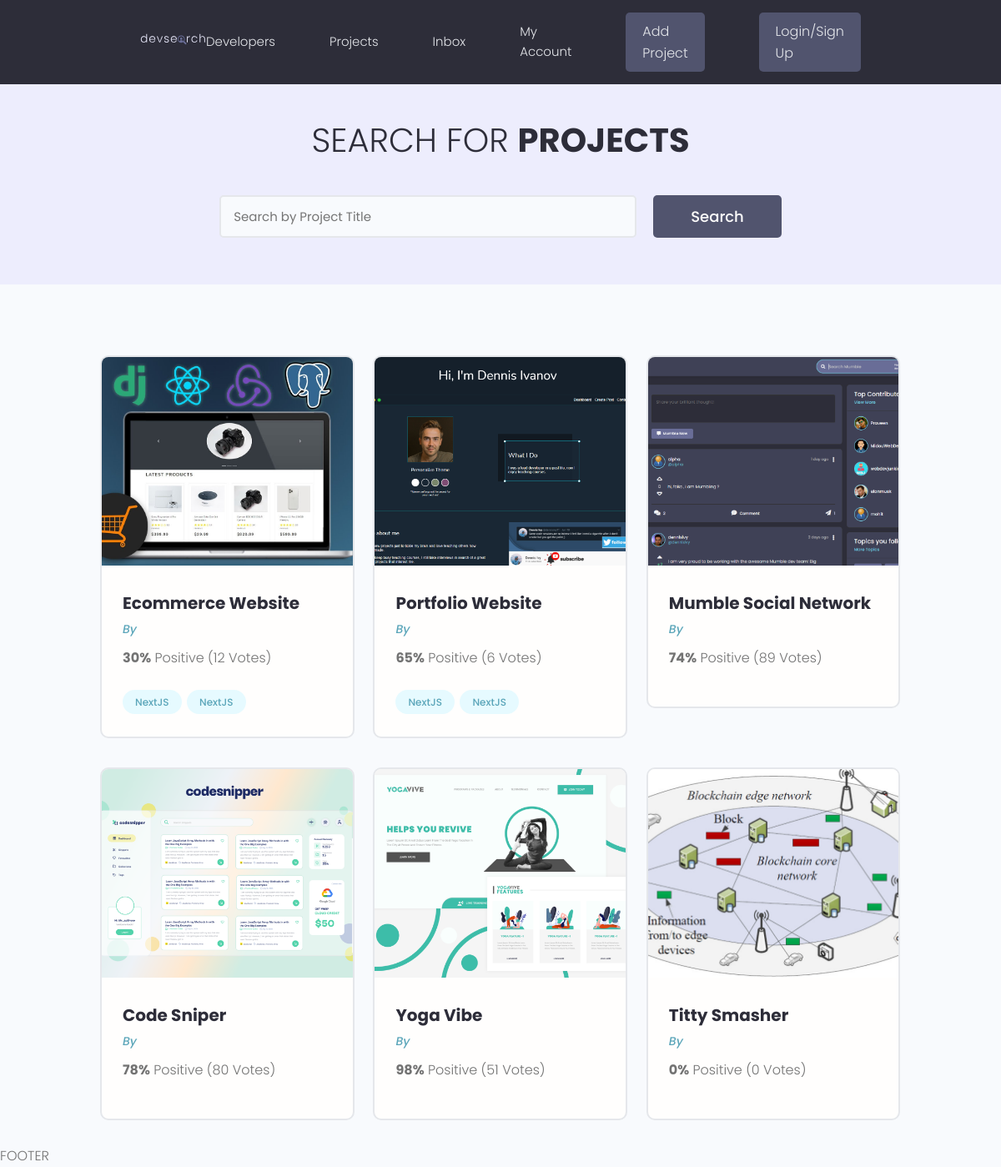
The page /projects/ on the database as committed earlier.
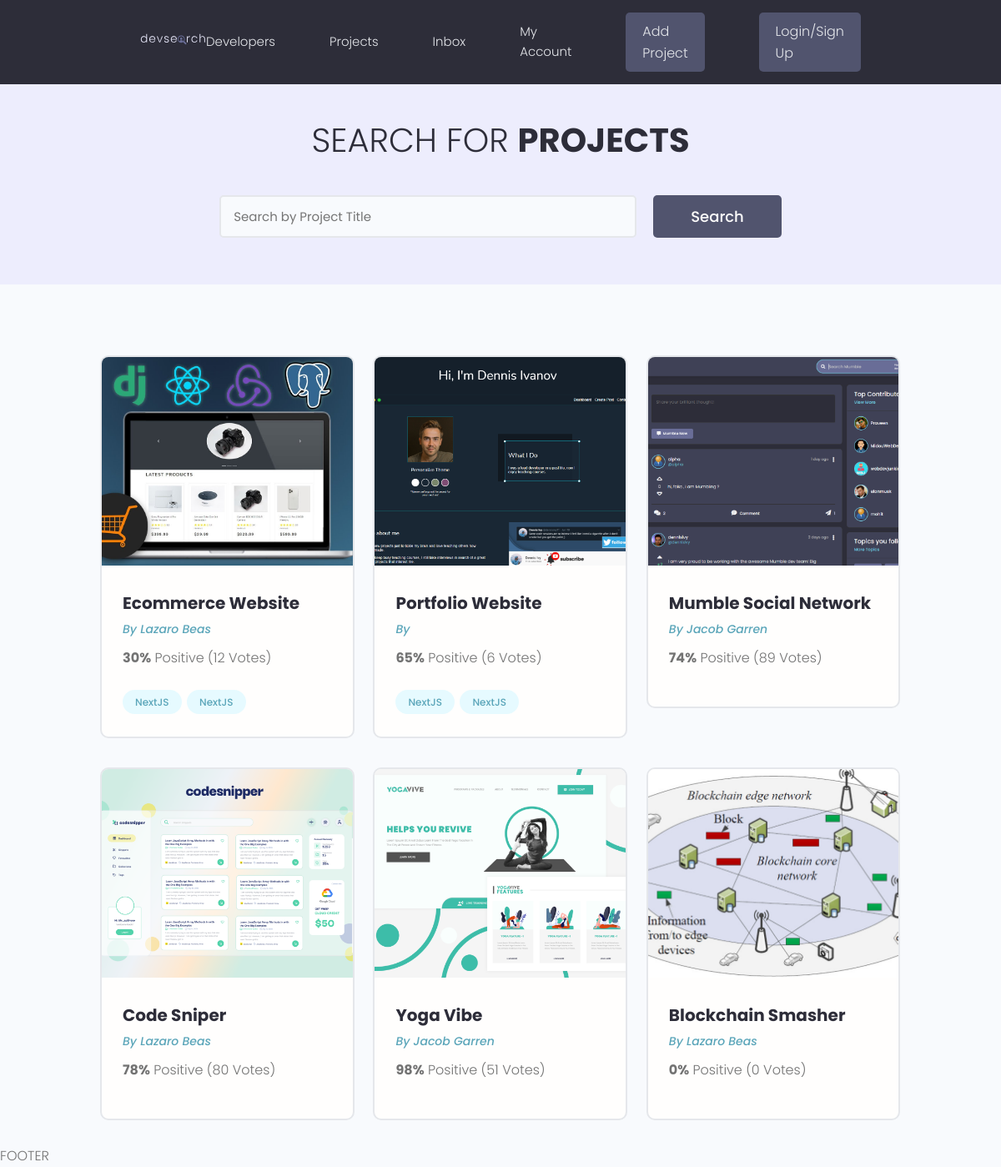
The same page on the database as committed later.
### projects/models.py (models this page shows, shortened)
class Project(models.Model):
    owner = models.ForeignKey(Profile, null=True, blank=True, on_delete=models.SET_NULL)
    title = models.CharField(max_length=150)
    description = models.TextField(null=True, blank=True)
    featured_image = models.ImageField(null=True, blank=True,default="default.jpg") #setting a default picture for featured image
    demo_link = models.CharField(max_length=2000, null=True, blank=True)
    source_link = models.CharField(max_length=2000, null=True, blank=True)
    tags = models.ManyToManyField('Tag', blank=True)
    vote_total = models.IntegerField(default=0, null=True, blank=True)
    vote_ratio = models.IntegerField(default=0, null=True, blank=True)
    created = models.DateTimeField(auto_now_add=True)
    id = models.UUIDField(default=uuid.uuid4, unique=True, primary_key=True, editable=False)

class Tag(models.Model):
    name = models.CharField(max_length=200)
    created = models.DateTimeField(auto_now_add=True)
    id = models.UUIDField(default=uuid.uuid4, unique=True, primary_key=True, editable=False)

### users/models.py (models this page shows, shortened)
class Profile(models.Model):
    user = models.OneToOneField(User, on_delete=models.CASCADE, null=True, blank=True)
    username = models.CharField(max_length=200, blank=True, null=True)
    name = models.CharField(max_length=200, blank=True, null=True)
    email = models.EmailField(max_length=300, blank=True, null=True)
    pitch = models.CharField(max_length=200, blank=True, null=True)
    bio = models.TextField(blank=True, null=True)
    profile_image = models.ImageField(null=True, blank=True, upload_to='profile-pics/', default='profile-pics/user-default.png',)
    social_github = models.CharField(max_length=200, blank=True, null=True)
    social_twitter = models.CharField(max_length=200, blank=True, null=True)
    social_linkedin = models.CharField(max_length=200, blank=True, null=True)
    created = models.DateTimeField(auto_now_add=True)
    id = models.UUIDField(default=uuid.uuid4, unique=True, primary_key=True, editable=False)

### projects/views.py (the view)
# urls.py: path('projects/', include('projects.urls')),
def projects(request):
    projects = Project.objects.all()
    context = {'projects': projects}
    return render(request, 'projects/projects.html', context)

### projects/templates/projects/projects.html (shortened to what this page needs)
<!DOCTYPE html>
<html lang="en">
<head>
</head>
<body>
{% extends 'main.html' %}
{% block content %}
  <main class="projects">
    <section class="hero-section text-center">
      <div class="container container--narrow">
        <div class="hero-section__box">
          <h2>Search for <span>Projects</span></h2>
        </div>
        <div class="hero-section__search">
          <form class="form" action="#" method="get">
            <div class="form__field">
              <input class="input input--text" id="formInput#search" type="text" name="text"
                placeholder="Search by Project Title" />
            </div>
            <input class="btn btn--sub btn--lg" type="submit" value="Search" />
          </form>
        </div>
      </div>
    </section>
    <section class="projectsList">
      <div class="container">
        <div class="grid grid--three">
          {% for project in projects %}
          <div class="column">
            <div class="card project">
              <a href="{% url 'project' project.id %}" class="project">
                <img class="project__thumbnail" src="{{project.featured_image.url}}" alt="project thumbnail" />
                <div class="card__body">
                  <h3 class="project__title">{{project.title}}</h3>
                  <p><a class="project__author" href="{% url 'project' project.id %}">By {{ project.owner.name}}</a></p>
                  <p class="project--rating">
                    <span style="font-weight: bold;">{{ project.vote_ratio }}%</span> Positive
                    ({{ project.vote_total }} Vote{{project.vote_total|pluralize:"s"}})
                  </p>
                  <div class="project__tags">
                      {% for tag in project.tags.all %}
                    <span class="tag tag--pill tag--main">
                      <small>NextJS</small>
                    </span>
                      {% endfor %}
                  </div>
                </div>
              </a>
            </div>
          </div>
          {% endfor %}
        </div>
      </div>
    </section>
  </main>
</body>
{% endblock content %}

### templates/main.html (shortened to what this page needs)
<!DOCTYPE html>
{% load static %}
<html lang="en">
<head>
  <link rel="stylesheet" href="https://cdn.iconmonstr.com/1.3.0/css/iconmonstr-iconic-font.min.css" />
  <link rel="stylesheet" href="{%static 'uikit/styles/uikit.css' %}" />
  <link rel="stylesheet" href="{%static 'styles/app.css'%}" />
</head>
<body>
    {% include 'navbar.html' %}
    {% block content %}
    {% endblock content %}
    <p>FOOTER</p>
</body>
</html>

### templates/navbar.html (shortened to what this page needs)
<!DOCTYPE html>
<html lang="en">
<head>
</head>
<body>
{% load static %}
  <header class="header">
    <div class="container container--narrow">
      <a href="{% url 'profiles' %}" class="header__logo">
        <img src="{% static 'images/logo.svg' %}" alt="DevSearch Logo" />
      </a>
      <nav class="header__nav">
        <ul class="header__menu">
          <li class="header__menuItem"><a href="{% url 'profiles' %}">Developers</a></li>
          <li class="header__menuItem"><a href="{% url 'projects' %}">Projects</a></li>
          <li class="header__menuItem"><a href="">Inbox</a></li>
          <li class="header__menuItem"><a href="">My Account</a></li>
          <li class="header__menuItem"><a href="{% url 'create-project' %}" class="btn btn--sub">Add Project</a></li>
          <li class="header__menuItem"><a href="" class="btn btn--sub">Login/Sign Up</a></li>
        </ul>
      </nav>
    </div>
  </header>
</body>
</html>

### static/styles/app.css (style rules this page uses)
:root { --color-sub: #2d2d39; }
.btn--sub { background-color: var(--color-sub-light); }
.card { border: 2px solid var(--color-light); }
img { width: 100%; }
.header { position: sticky; z-index: 111; background-color: var(--color-sub); padding: 1.5rem 0; }
.header > .container { display: flex; justify-content: space-between; align-items: center; }
.header__logo > img { height: 3.8rem; }
.header__nav > ul { display: inline-flex; align-items: center; list-style: none; gap: 6.5rem; }
.header__menuItem > a { color: var(--color-light); font-weight: 300; }
.hero-section { height: 40vh; display: flex; align-items: center; background-color: var(--color-sub); }
.hero-section__box { margin-bottom: 4rem; }
.hero-section__box > h2, .hero-section__box > h2 > span { font-size: 4rem; color: var(--color-light); line-height: 1.3; text-transform: uppercase; }
.hero-section__box > h2 { font-weight: 300; }
.hero-section__box > h2 > span { font-weight: 700; }
.hero-section__search > .form { display: flex; align-items: center; justify-content: center; gap: 2rem; }
.hero-section__search > .form input.input--text { width: 50rem; }
.project__author { font-size: 1.4rem; font-style: italic; }
.project--rating { margin-bottom: 1.6em; margin-top: .5em; }
.projects > .hero-section { background: var(--color-sub-lighter); height: 30vh; }
.projects .hero-section__box { margin-bottom: 2.5rem; }
.projects .hero-section__box > h2 { color: var(--color-sub); }
.projects .hero-section__box > h2 > span { font-weight: 700; color: var(--color-sub); }
.projectsList { margin-top: 8rem; }
.project__thumbnail { height: 25rem; object-fit: cover; object-position: top center; }
.project__title { font-size: 2rem; font-weight: 700; color: var(--color-sub); }

### static/uikit/styles/modules/_variables.css (style rules this page uses)
:root { --color-main: #5aa5b9; --color-main-light: #e6faff; --color-sub: #3f4156; --color-sub-light: #51546e; --color-sub-lighter: #ededfd; --color-text: #737373; --color-gray: #8b8b8b; --color-light: #e5e7eb; --color-light-gray: #767676; --color-bg: #f8fafd; --color-white: #fffefd; --color-white-light: #f3f3f3; --color-success: #359e64; --color-success-bg: #def8e8; --color-error: #fc4b0b; --color-error-bg: #fff2ee; --font-base: 'Poppins', arial, helvetica, 'Segoe UI', roboto, ubuntu, sans-serif; --font-monospace: 'Fira Code', 'Courier New', courier, monospace; --font-regular: 300; --font-medium: 500; --font-bold: 700; --generic-shadow: 1px 1px 5px #00000010; --generic-transition: all 0.3s ease-in-out; }

### static/uikit/styles/modules/_base.css (style rules this page uses)
* { margin: 0; padding: 0; box-sizing: border-box; text-rendering: optimizeLegibility; color: inherit; font-size: inherit; }
html { font-size: 50%; }
@media only screen and (min-width: 480px) { html { font-size: 56.25%; } }
@media only screen and (min-width: 1200px) { html { font-size: 62.5%; } }
body { line-height: 1.6; font-weight: 400; font-size: 1.5rem; color: var(--color-text); background-color: var(--color-bg); min-height: 100vh; }

### static/uikit/styles/modules/_typography.css (style rules this page uses)
* { font-family: var(--font-base); }
h2 { font-size: 3.6rem; font-weight: var(--font-bold); }
h3 { font-size: 3.2rem; font-weight: var(--font-medium); }
p, span, strong { font-size: 1.6rem; color: var(--color-text); font-weight: var(--font-regular); }
a { padding-bottom: 2px; text-decoration: none; display: inline-block; color: var(--color-main); font-weight: var(--font-medium); }

### static/uikit/styles/modules/_utilities.css (style rules this page uses)
.container { width: 92%; max-width: 165rem; margin: 0 auto; box-sizing: border-box; }
.container--narrow { width: 92%; max-width: 120rem; }
@media screen and (min-width: 1000px) { .container { width: 90%; } }
@media screen and (min-width: 1000px) { .container--narrow { width: 85%; } }
@media screen and (min-width: 1200px) { .container { width: 80%; } }
@media screen and (min-width: 1200px) { .container--narrow { width: 72%; } }
.text-center { text-align: center; }

### static/uikit/styles/modules/_button.css (style rules this page uses)
.btn { display: inline-block; position: relative; cursor: pointer; background-color: var(--color-light); font-weight: var(--font-medium); color: var(--color-sub); text-decoration: none; padding: 1rem 2rem; border-radius: 0.5rem; border: none; width: -webkit-fit-content; width: -moz-fit-content; width: fit-content; height: -webkit-fit-content; height: -moz-fit-content; height: fit-content; font-size: 1.6rem; outline-width: 0; outline-color: transparent; -webkit-backface-visibility: hidden; backface-visibility: hidden; transition: all 0.3s ease-in-out; }
.btn--sub { background-color: var(--color-sub); color: var(--color-white); }
.btn--lg { font-size: 1.8rem; padding: 1.2rem 4.5rem; }

Rows that differ between the two databases and show on the page:
changed Project "Ecommerce Website": owner.name (not shown) → "Lazaro Beas"
changed Project "Mumble Social Network": owner.name (not shown) → "Jacob Garren"
changed Project "Code Sniper": owner.name (not shown) → "Lazaro Beas"
changed Project "Yoga Vibe": owner.name (not shown) → "Jacob Garren"
changed Project: title "Titty Smasher" → "Blockchain Smasher"; owner.name (not shown) → "Lazaro Beas"
